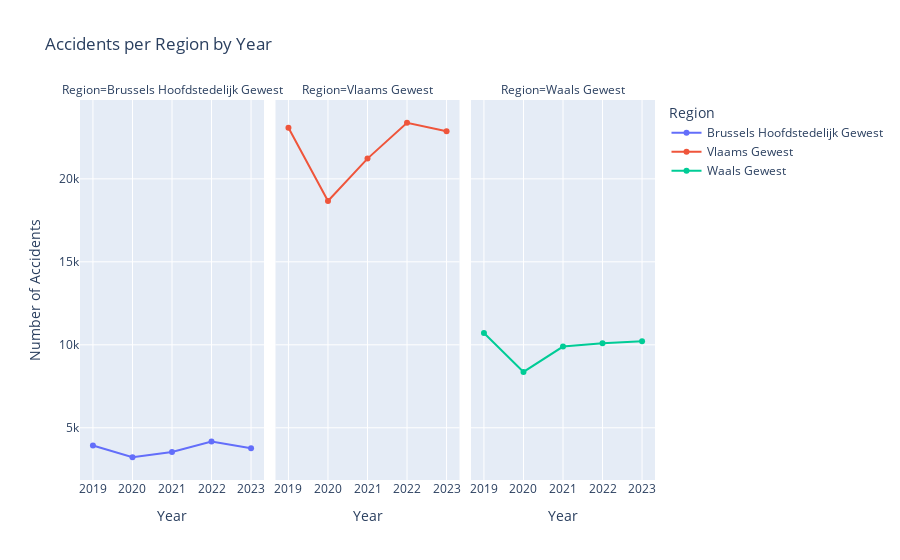

Source (notebook cell):
### Code cell
# Now its time to check per region
fig,ax=plt.subplots(figsize=(10,4))
accidents_per_region = df.groupby('Region')[['Accident']].sum()
accidents_per_region = accidents_per_region.sort_values(by='Accident',ascending=False).reset_index()

ax.pie(accidents_per_region['Accident'], labels=accidents_per_region['Region'], autopct='%1.1f%%', startangle=90)
ax.set_title('Accidents per Region')
# set legent outside the plot
plt.legend(title='Region',loc='upper right',bbox_to_anchor=(-1.2, 1))
plt.show()

# Grouping accidents per region and year
accidents_per_region = df.groupby(['Year', 'Region'])[['Accident']].sum()
accidents_per_region = accidents_per_region.reset_index()
fig=px.line(accidents_per_region, x='Year', y='Accident', title='Accidents per Region by Year', color='Region', 
        labels={'Year':'Year', 'Accident':'Number of Accidents', 'Region':'Region'},line_group='Region',markers=True, facet_col='Region')
fig.write_html('Accidents_per_Region_by_Year.html')
fig.show()

### Figure 1 — Plotly figure (JSON) as saved in the notebook; plotly's stock layout.template omitted (floating-point values rounded to 4 significant figures)
{"data": [{"hovertemplate": "Region=Brussels Hoofdstedelijk Gewest<br>Year=%{x}<br>Number of Accidents=%{y}<extra></extra>", "legendgroup": "Brussels Hoofdstedelijk Gewest", "line": {"color": "#636efa", "dash": "solid"}, "marker": {"symbol": "circle"}, "mode": "lines+markers", "name": "Brussels Hoofdstedelijk Gewest", "orientation": "v", "showlegend": true, "type": "scatter", "x": [2019, 2020, 2021, 2022, 2023], "xaxis": "x", "y": [3928, 3224, 3545, 4171, 3773], "yaxis": "y"}, {"hovertemplate": "Region=Vlaams Gewest<br>Year=%{x}<br>Number of Accidents=%{y}<extra></extra>", "legendgroup": "Vlaams Gewest", "line": {"color": "#EF553B", "dash": "solid"}, "marker": {"symbol": "circle"}, "mode": "lines+markers", "name": "Vlaams Gewest", "orientation": "v", "showlegend": true, "type": "scatter", "x": [2019, 2020, 2021, 2022, 2023], "xaxis": "x2", "y": [23078, 18663, 21220, 23380, 22871], "yaxis": "y2"}, {"hovertemplate": "Region=Waals Gewest<br>Year=%{x}<br>Number of Accidents=%{y}<extra></extra>", "legendgroup": "Waals Gewest", "line": {"color": "#00cc96", "dash": "solid"}, "marker": {"symbol": "circle"}, "mode": "lines+markers", "name": "Waals Gewest", "orientation": "v", "showlegend": true, "type": "scatter", "x": [2019, 2020, 2021, 2022, 2023], "xaxis": "x3", "y": [10713, 8364, 9895, 10099, 10211], "yaxis": "y3"}], "layout": {"annotations": [{"font": {}, "showarrow": false, "text": "Region=Brussels Hoofdstedelijk Gewest", "x": 0.16, "xanchor": "center", "xref": "paper", "y": 1, "yanchor": "bottom", "yref": "paper"}, {"font": {}, "showarrow": false, "text": "Region=Vlaams Gewest", "x": 0.5, "xanchor": "center", "xref": "paper", "y": 1, "yanchor": "bottom", "yref": "paper"}, {"font": {}, "showarrow": false, "text": "Region=Waals Gewest", "x": 0.84, "xanchor": "center", "xref": "paper", "y": 1, "yanchor": "bottom", "yref": "paper"}], "legend": {"title": {"text": "Region"}, "tracegroupgap": 0}, "title": {"text": "Accidents per Region by Year"}, "xaxis": {"anchor": "y", "domain": [0, 0.32], "title": {"text": "Year"}}, "xaxis2": {"anchor": "y2", "domain": [0.34, 0.66], "matches": "x", "title": {"text": "Year"}}, "xaxis3": {"anchor": "y3", "domain": [0.68, 1.0], "matches": "x", "title": {"text": "Year"}}, "yaxis": {"anchor": "x", "domain": [0, 1], "title": {"text": "Number of Accidents"}}, "yaxis2": {"anchor": "x2", "domain": [0, 1], "matches": "y", "showticklabels": false}, "yaxis3": {"anchor": "x3", "domain": [0, 1], "matches": "y", "showticklabels": false}}}
